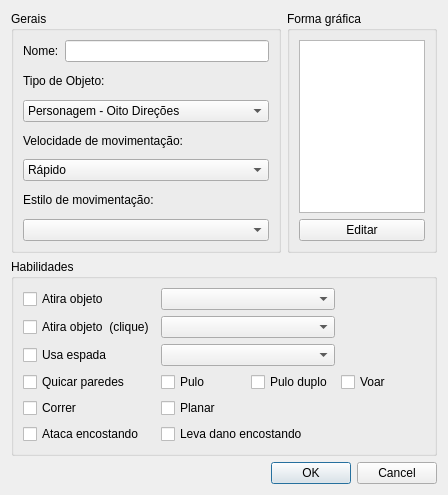
<?xml version="1.0" encoding="UTF-8"?>
<ui version="4.0">
 <class>EasyNewGameObjectDialog</class>
 <widget class="QDialog" name="EasyNewGameObjectDialog">
  <property name="geometry">
   <rect>
    <x>0</x>
    <y>0</y>
    <width>448</width>
    <height>495</height>
   </rect>
  </property>
  <property name="windowTitle">
   <string>Dialog</string>
  </property>
  <layout class="QGridLayout" name="gridLayout_3">
   <item row="0" column="0">
    <widget class="QGroupBox" name="groupBox">
     <property name="title">
      <string>Gerais</string>
     </property>
     <layout class="QGridLayout" name="gridLayout">
      <item row="0" column="0">
       <widget class="QLabel" name="label_2">
        <property name="text">
         <string>Nome:</string>
        </property>
       </widget>
      </item>
      <item row="0" column="1">
       <widget class="QLineEdit" name="lineEditName"/>
      </item>
      <item row="1" column="0" colspan="2">
       <widget class="QLabel" name="label">
        <property name="text">
         <string>Tipo de Objeto:</string>
        </property>
       </widget>
      </item>
      <item row="2" column="0" colspan="2">
       <widget class="QComboBox" name="comboBoxType">
        <property name="iconSize">
         <size>
          <width>32</width>
          <height>32</height>
         </size>
        </property>
        <item>
         <property name="text">
          <string>Personagem - Oito Direções</string>
         </property>
         <property name="icon">
          <iconset>
           <normalon>:/icones_movimentos/data/movement_icons/eightmovement.png</normalon>
          </iconset>
         </property>
        </item>
        <item>
         <property name="text">
          <string>Personagem - Carro</string>
         </property>
         <property name="icon">
          <iconset>
           <normalon>:/icones_movimentos/data/movement_icons/carmovement.png</normalon>
          </iconset>
         </property>
        </item>
        <item>
         <property name="text">
          <string>Personagem - Plataforma</string>
         </property>
         <property name="icon">
          <iconset>
           <normalon>:/icones_movimentos/data/movement_icons/platformer.png</normalon>
          </iconset>
         </property>
        </item>
        <item>
         <property name="text">
          <string>Personagem - Luta</string>
         </property>
         <property name="icon">
          <iconset>
           <normalon>:/icones_movimentos/data/movement_icons/fighting_movement.png</normalon>
          </iconset>
         </property>
        </item>
        <item>
         <property name="text">
          <string>Personagem - Bola de Pong</string>
         </property>
         <property name="icon">
          <iconset>
           <normalon>:/icones_movimentos/data/movement_icons/bouncing_movement.png</normalon>
          </iconset>
         </property>
        </item>
        <item>
         <property name="text">
          <string>Personagem - Segue mouse</string>
         </property>
         <property name="icon">
          <iconset>
           <normalon>:/icones_movimentos/data/movement_icons/mouse_movement.png</normalon>
          </iconset>
         </property>
        </item>
        <item>
         <property name="text">
          <string>Objeto - Estático</string>
         </property>
         <property name="icon">
          <iconset>
           <normalon>:/icones_movimentos/data/movement_icons/static_movement.png</normalon>
          </iconset>
         </property>
        </item>
        <item>
         <property name="text">
          <string>Aliado</string>
         </property>
         <property name="icon">
          <iconset resource="../resources.qrc">
           <normaloff>:/icones_movimentos/data/movement_icons/npc_icon.png</normaloff>:/icones_movimentos/data/movement_icons/npc_icon.png</iconset>
         </property>
        </item>
        <item>
         <property name="text">
          <string>Inimigo</string>
         </property>
         <property name="icon">
          <iconset resource="../resources.qrc">
           <normaloff>:/icones_movimentos/data/movement_icons/inimigo_icon.png</normaloff>:/icones_movimentos/data/movement_icons/inimigo_icon.png</iconset>
         </property>
        </item>
        <item>
         <property name="text">
          <string>Item</string>
         </property>
         <property name="icon">
          <iconset resource="../resources.qrc">
           <normaloff>:/icones_movimentos/data/movement_icons/item_icon.png</normaloff>:/icones_movimentos/data/movement_icons/item_icon.png</iconset>
         </property>
        </item>
       </widget>
      </item>
      <item row="3" column="0" colspan="2">
       <widget class="QLabel" name="label_3">
        <property name="text">
         <string>Velocidade de movimentação:</string>
        </property>
       </widget>
      </item>
      <item row="4" column="0" colspan="2">
       <widget class="QComboBox" name="comboBoxMovementType">
        <property name="currentIndex">
         <number>2</number>
        </property>
        <item>
         <property name="text">
          <string>Lento</string>
         </property>
        </item>
        <item>
         <property name="text">
          <string>Devagar</string>
         </property>
        </item>
        <item>
         <property name="text">
          <string>Rápido</string>
         </property>
        </item>
        <item>
         <property name="text">
          <string>Muito rápido</string>
         </property>
        </item>
        <item>
         <property name="text">
          <string>Mega rápido</string>
         </property>
        </item>
       </widget>
      </item>
      <item row="5" column="0" colspan="2">
       <widget class="QLabel" name="label_4">
        <property name="text">
         <string>Estilo de movimentação:</string>
        </property>
       </widget>
      </item>
      <item row="6" column="0" colspan="2">
       <widget class="QComboBox" name="comboBoxMovementStyle"/>
      </item>
     </layout>
    </widget>
   </item>
   <item row="0" column="1">
    <widget class="QGroupBox" name="groupBox_2">
     <property name="maximumSize">
      <size>
       <width>150</width>
       <height>16777215</height>
      </size>
     </property>
     <property name="title">
      <string>Forma gráfica</string>
     </property>
     <layout class="QGridLayout" name="gridLayout_4">
      <item row="0" column="0">
       <widget class="QGraphicsView" name="graphicsView">
        <property name="maximumSize">
         <size>
          <width>150</width>
          <height>16777215</height>
         </size>
        </property>
       </widget>
      </item>
      <item row="1" column="0">
       <widget class="QPushButton" name="pushButtonEditGraphics">
        <property name="text">
         <string>Editar</string>
        </property>
       </widget>
      </item>
     </layout>
    </widget>
   </item>
   <item row="1" column="0" colspan="2">
    <widget class="QGroupBox" name="groupBox_3">
     <property name="title">
      <string>Habilidades</string>
     </property>
     <layout class="QGridLayout" name="gridLayout_2">
      <item row="0" column="0">
       <widget class="QCheckBox" name="checkBoxObjectThrow">
        <property name="text">
         <string>Atira objeto</string>
        </property>
       </widget>
      </item>
      <item row="1" column="0">
       <widget class="QCheckBox" name="checkBoxObjectThrowClick">
        <property name="text">
         <string>Atira objeto  (clique)</string>
        </property>
       </widget>
      </item>
      <item row="3" column="0">
       <widget class="QCheckBox" name="checkBoxWallKick">
        <property name="text">
         <string>Quicar paredes</string>
        </property>
       </widget>
      </item>
      <item row="2" column="0">
       <widget class="QCheckBox" name="checkBoxSwordUse">
        <property name="text">
         <string>Usa espada</string>
        </property>
       </widget>
      </item>
      <item row="3" column="3">
       <widget class="QCheckBox" name="checkBoxFly">
        <property name="text">
         <string>Voar</string>
        </property>
       </widget>
      </item>
      <item row="4" column="0">
       <widget class="QCheckBox" name="checkBoxRun">
        <property name="text">
         <string>Correr</string>
        </property>
       </widget>
      </item>
      <item row="4" column="1">
       <widget class="QCheckBox" name="checkBoxGlide">
        <property name="text">
         <string>Planar</string>
        </property>
       </widget>
      </item>
      <item row="0" column="1" colspan="2">
       <widget class="QComboBox" name="comboBoxObjectThrow"/>
      </item>
      <item row="1" column="1" colspan="2">
       <widget class="QComboBox" name="comboBoxObjectThrowClick"/>
      </item>
      <item row="2" column="1" colspan="2">
       <widget class="QComboBox" name="comboBoxObjectSword"/>
      </item>
      <item row="3" column="2">
       <widget class="QCheckBox" name="checkBoxDoubleJump">
        <property name="text">
         <string>Pulo duplo</string>
        </property>
       </widget>
      </item>
      <item row="3" column="1">
       <widget class="QCheckBox" name="checkBoxJump">
        <property name="text">
         <string>Pulo</string>
        </property>
       </widget>
      </item>
      <item row="5" column="0">
       <widget class="QCheckBox" name="checkBoxAttackLeaning">
        <property name="text">
         <string>Ataca encostando</string>
        </property>
       </widget>
      </item>
      <item row="5" column="1" colspan="2">
       <widget class="QCheckBox" name="checkBoxAttackedLeaning">
        <property name="text">
         <string>Leva dano encostando</string>
        </property>
       </widget>
      </item>
     </layout>
    </widget>
   </item>
   <item row="2" column="0" colspan="2">
    <widget class="QDialogButtonBox" name="buttonBox">
     <property name="standardButtons">
      <set>QDialogButtonBox::Cancel|QDialogButtonBox::Ok</set>
     </property>
    </widget>
   </item>
  </layout>
 </widget>
 <resources>
  <include location="../resources.qrc"/>
 </resources>
 <connections/>
</ui>
